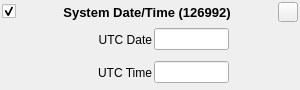
<?xml version="1.0" encoding="UTF-8"?>
<!-- Copyright (C) 2024-2026 RF StateSide LLC; SPDX-License-Identifier: AGPL-3.0-or-later -->
<ui version="4.0">
 <class>SystemTime126992</class>
 <widget class="QWidget" name="SystemTime126992">
  <property name="geometry">
   <rect>
    <x>0</x>
    <y>0</y>
    <width>300</width>
    <height>90</height>
   </rect>
  </property>
  <property name="focusPolicy">
   <enum>Qt::FocusPolicy::StrongFocus</enum>
  </property>
  <property name="windowTitle">
   <string>Form</string>
  </property>
  <layout class="QVBoxLayout" name="verticalLayout">
   <property name="spacing">
    <number>2</number>
   </property>
   <property name="leftMargin">
    <number>2</number>
   </property>
   <property name="topMargin">
    <number>2</number>
   </property>
   <property name="rightMargin">
    <number>2</number>
   </property>
   <property name="bottomMargin">
    <number>2</number>
   </property>
   <item>
    <layout class="QHBoxLayout" name="horizontalLayout_3">
     <item>
      <widget class="QCheckBox" name="checkBoxEnabled">
       <property name="text">
        <string/>
       </property>
       <property name="checked">
        <bool>true</bool>
       </property>
      </widget>
     </item>
     <item>
      <spacer name="horizontalSpacer">
       <property name="orientation">
        <enum>Qt::Orientation::Horizontal</enum>
       </property>
       <property name="sizeHint" stdset="0">
        <size>
         <width>40</width>
         <height>20</height>
        </size>
       </property>
      </spacer>
     </item>
     <item>
      <widget class="QLabel" name="labelTitle">
       <property name="font">
        <font>
         <pointsize>10</pointsize>
         <bold>true</bold>
        </font>
       </property>
       <property name="text">
        <string>System Date/Time (126992)</string>
       </property>
       <property name="alignment">
        <set>Qt::AlignmentFlag::AlignCenter</set>
       </property>
      </widget>
     </item>
     <item>
      <spacer name="horizontalSpacer_2">
       <property name="orientation">
        <enum>Qt::Orientation::Horizontal</enum>
       </property>
       <property name="sizeHint" stdset="0">
        <size>
         <width>40</width>
         <height>20</height>
        </size>
       </property>
      </spacer>
     </item>
     <item>
      <widget class="QPushButton" name="pushButtonRemove">
       <property name="minimumSize">
        <size>
         <width>20</width>
         <height>20</height>
        </size>
       </property>
       <property name="maximumSize">
        <size>
         <width>20</width>
         <height>20</height>
        </size>
       </property>
       <property name="text">
        <string/>
       </property>
      </widget>
     </item>
    </layout>
   </item>
   <item>
    <layout class="QHBoxLayout" name="horizontalLayout">
     <item>
      <widget class="QLabel" name="labelDate">
       <property name="minimumSize">
        <size>
         <width>150</width>
         <height>22</height>
        </size>
       </property>
       <property name="maximumSize">
        <size>
         <width>150</width>
         <height>16777215</height>
        </size>
       </property>
       <property name="text">
        <string> UTC Date</string>
       </property>
       <property name="alignment">
        <set>Qt::AlignmentFlag::AlignRight|Qt::AlignmentFlag::AlignTrailing|Qt::AlignmentFlag::AlignVCenter</set>
       </property>
      </widget>
     </item>
     <item>
      <widget class="QLineEdit" name="lineEditDate">
       <property name="minimumSize">
        <size>
         <width>75</width>
         <height>22</height>
        </size>
       </property>
       <property name="maximumSize">
        <size>
         <width>75</width>
         <height>16777215</height>
        </size>
       </property>
       <property name="toolTip">
        <string>&lt;html&gt;&lt;head/&gt;&lt;body&gt;&lt;p&gt;Days since January 1, 1970&lt;/p&gt;&lt;/body&gt;&lt;/html&gt;</string>
       </property>
       <property name="inputMethodHints">
        <set>Qt::InputMethodHint::ImhNone</set>
       </property>
       <property name="readOnly">
        <bool>true</bool>
       </property>
      </widget>
     </item>
     <item>
      <widget class="ClickableLabel" name="labelUnitsDate">
       <property name="minimumSize">
        <size>
         <width>50</width>
         <height>22</height>
        </size>
       </property>
       <property name="toolTip">
        <string>&lt;html&gt;&lt;head/&gt;&lt;body&gt;&lt;p&gt;Click to change units&lt;/p&gt;&lt;/body&gt;&lt;/html&gt;</string>
       </property>
       <property name="text">
        <string/>
       </property>
      </widget>
     </item>
    </layout>
   </item>
   <item>
    <layout class="QHBoxLayout" name="horizontalLayout_2">
     <item>
      <widget class="QLabel" name="labelTime">
       <property name="minimumSize">
        <size>
         <width>150</width>
         <height>22</height>
        </size>
       </property>
       <property name="maximumSize">
        <size>
         <width>150</width>
         <height>16777215</height>
        </size>
       </property>
       <property name="text">
        <string>UTC Time</string>
       </property>
       <property name="alignment">
        <set>Qt::AlignmentFlag::AlignRight|Qt::AlignmentFlag::AlignTrailing|Qt::AlignmentFlag::AlignVCenter</set>
       </property>
      </widget>
     </item>
     <item>
      <widget class="QLineEdit" name="lineEditTime">
       <property name="minimumSize">
        <size>
         <width>75</width>
         <height>22</height>
        </size>
       </property>
       <property name="maximumSize">
        <size>
         <width>75</width>
         <height>16777215</height>
        </size>
       </property>
       <property name="toolTip">
        <string>&lt;html&gt;&lt;head/&gt;&lt;body&gt;&lt;p&gt;Seconds since midnight.&lt;/p&gt;&lt;/body&gt;&lt;/html&gt;</string>
       </property>
       <property name="inputMethodHints">
        <set>Qt::InputMethodHint::ImhNone</set>
       </property>
       <property name="readOnly">
        <bool>true</bool>
       </property>
      </widget>
     </item>
     <item>
      <widget class="ClickableLabel" name="labelUnitsTime">
       <property name="minimumSize">
        <size>
         <width>50</width>
         <height>22</height>
        </size>
       </property>
       <property name="toolTip">
        <string>&lt;html&gt;&lt;head/&gt;&lt;body&gt;&lt;p&gt;Click to change units&lt;/p&gt;&lt;/body&gt;&lt;/html&gt;</string>
       </property>
       <property name="text">
        <string/>
       </property>
      </widget>
     </item>
    </layout>
   </item>
  </layout>
 </widget>
 <customwidgets>
  <customwidget>
   <class>ClickableLabel</class>
   <extends>QLabel</extends>
   <header location="global">clickablelabel.h</header>
  </customwidget>
 </customwidgets>
 <resources/>
 <connections/>
</ui>
